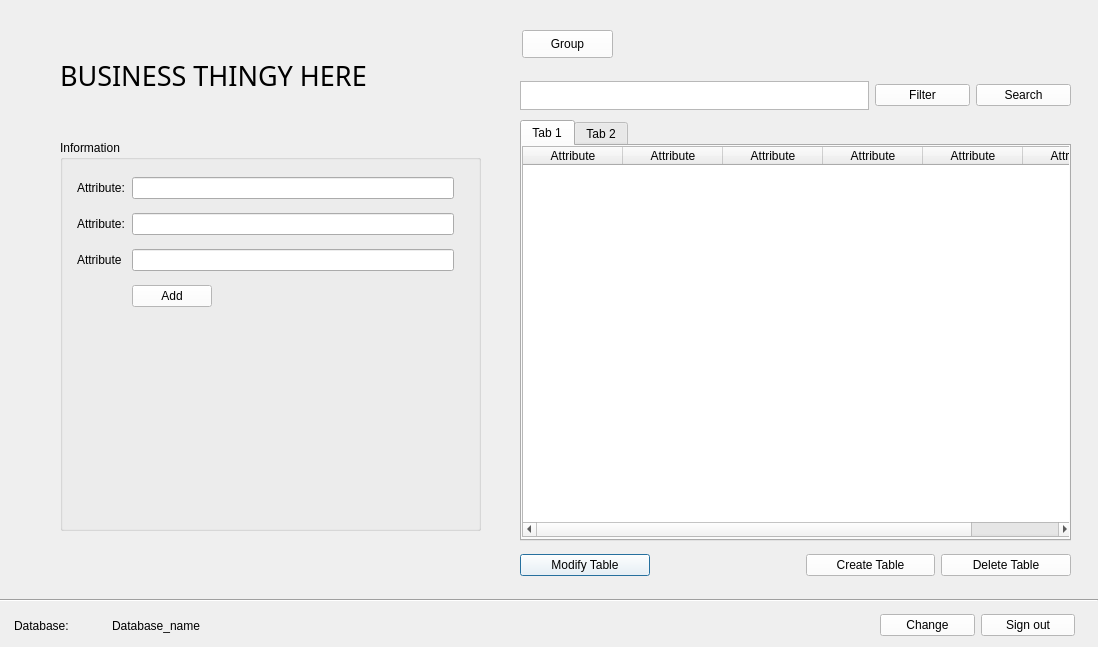
<?xml version="1.0" encoding="UTF-8"?>
<ui version="4.0">
 <class>Dialog</class>
 <widget class="QDialog" name="Dialog">
  <property name="geometry">
   <rect>
    <x>0</x>
    <y>0</y>
    <width>1098</width>
    <height>647</height>
   </rect>
  </property>
  <property name="sizePolicy">
   <sizepolicy hsizetype="Fixed" vsizetype="Fixed">
    <horstretch>0</horstretch>
    <verstretch>0</verstretch>
   </sizepolicy>
  </property>
  <property name="minimumSize">
   <size>
    <width>1098</width>
    <height>647</height>
   </size>
  </property>
  <property name="maximumSize">
   <size>
    <width>1098</width>
    <height>647</height>
   </size>
  </property>
  <property name="font">
   <font>
    <weight>50</weight>
    <italic>false</italic>
    <bold>false</bold>
    <underline>false</underline>
    <strikeout>false</strikeout>
   </font>
  </property>
  <property name="mouseTracking">
   <bool>true</bool>
  </property>
  <property name="windowTitle">
   <string>Business Title Database</string>
  </property>
  <property name="windowOpacity">
   <double>1.000000000000000</double>
  </property>
  <property name="sizeGripEnabled">
   <bool>false</bool>
  </property>
  <property name="modal">
   <bool>false</bool>
  </property>
  <widget class="QWidget" name="horizontalLayoutWidget">
   <property name="geometry">
    <rect>
     <x>520</x>
     <y>550</y>
     <width>551</width>
     <height>31</height>
    </rect>
   </property>
   <layout class="QHBoxLayout" name="Table">
    <item>
     <widget class="QPushButton" name="MModifyButton">
      <property name="styleSheet">
       <string notr="true">background-color: rgb(255, 255, 255)</string>
      </property>
      <property name="text">
       <string>Modify Table</string>
      </property>
     </widget>
    </item>
    <item>
     <spacer name="horizontalSpacer">
      <property name="orientation">
       <enum>Qt::Horizontal</enum>
      </property>
      <property name="sizeType">
       <enum>QSizePolicy::Fixed</enum>
      </property>
      <property name="sizeHint" stdset="0">
       <size>
        <width>150</width>
        <height>20</height>
       </size>
      </property>
     </spacer>
    </item>
    <item>
     <widget class="QPushButton" name="MCreateButton">
      <property name="styleSheet">
       <string notr="true">background-color: rgb(255, 255, 255)</string>
      </property>
      <property name="text">
       <string>Create Table</string>
      </property>
     </widget>
    </item>
    <item>
     <widget class="QPushButton" name="MDeleteButton">
      <property name="styleSheet">
       <string notr="true">background-color: rgb(255, 255, 255)</string>
      </property>
      <property name="text">
       <string>Delete Table</string>
      </property>
     </widget>
    </item>
   </layout>
  </widget>
  <widget class="Line" name="divider">
   <property name="geometry">
    <rect>
     <x>-3</x>
     <y>590</y>
     <width>1101</width>
     <height>21</height>
    </rect>
   </property>
   <property name="orientation">
    <enum>Qt::Horizontal</enum>
   </property>
  </widget>
  <widget class="QTabWidget" name="tabWidget">
   <property name="geometry">
    <rect>
     <x>520</x>
     <y>120</y>
     <width>551</width>
     <height>421</height>
    </rect>
   </property>
   <property name="currentIndex">
    <number>0</number>
   </property>
   <widget class="QWidget" name="tab_1">
    <property name="enabled">
     <bool>true</bool>
    </property>
    <attribute name="title">
     <string>Tab 1</string>
    </attribute>
    <widget class="QTableWidget" name="data">
     <property name="geometry">
      <rect>
       <x>0</x>
       <y>0</y>
       <width>551</width>
       <height>391</height>
      </rect>
     </property>
     <property name="font">
      <font>
       <italic>false</italic>
      </font>
     </property>
     <property name="styleSheet">
      <string notr="true"/>
     </property>
     <column>
      <property name="text">
       <string>Attribute</string>
      </property>
     </column>
     <column>
      <property name="text">
       <string>Attribute</string>
      </property>
     </column>
     <column>
      <property name="text">
       <string>Attribute</string>
      </property>
     </column>
     <column>
      <property name="text">
       <string>Attribute</string>
      </property>
     </column>
     <column>
      <property name="text">
       <string>Attribute</string>
      </property>
     </column>
     <column>
      <property name="text">
       <string>Attribute</string>
      </property>
     </column>
    </widget>
   </widget>
   <widget class="QWidget" name="tab_2">
    <attribute name="title">
     <string>Tab 2</string>
    </attribute>
   </widget>
  </widget>
  <widget class="QWidget" name="horizontalLayoutWidget_2">
   <property name="geometry">
    <rect>
     <x>14</x>
     <y>610</y>
     <width>491</width>
     <height>31</height>
    </rect>
   </property>
   <layout class="QHBoxLayout" name="DBcontainer" stretch="1,4">
    <property name="spacing">
     <number>0</number>
    </property>
    <property name="sizeConstraint">
     <enum>QLayout::SetNoConstraint</enum>
    </property>
    <item>
     <widget class="QLabel" name="title">
      <property name="styleSheet">
       <string notr="true">text-align: center;
font: 75 12pt &quot;MS Shell Dlg 2&quot;;
color: black;
</string>
      </property>
      <property name="text">
       <string>Database:</string>
      </property>
     </widget>
    </item>
    <item>
     <widget class="QLabel" name="database">
      <property name="styleSheet">
       <string notr="true">text-align: center;
font: 75 12pt &quot;MS Shell Dlg 2&quot;;
color: black;
</string>
      </property>
      <property name="text">
       <string>Database_name</string>
      </property>
     </widget>
    </item>
   </layout>
  </widget>
  <widget class="QWidget" name="horizontalLayoutWidget_3">
   <property name="geometry">
    <rect>
     <x>880</x>
     <y>610</y>
     <width>195</width>
     <height>31</height>
    </rect>
   </property>
   <layout class="QHBoxLayout" name="DBButtons">
    <item>
     <widget class="QPushButton" name="MChangeButton">
      <property name="styleSheet">
       <string notr="true">background-color: rgb(255, 255, 255)</string>
      </property>
      <property name="text">
       <string>Change</string>
      </property>
     </widget>
    </item>
    <item>
     <widget class="QPushButton" name="MSignOutButton">
      <property name="styleSheet">
       <string notr="true">background-color: rgb(255, 255, 255)</string>
      </property>
      <property name="text">
       <string>Sign out</string>
      </property>
     </widget>
    </item>
   </layout>
  </widget>
  <widget class="QGroupBox" name="InformationContainer">
   <property name="geometry">
    <rect>
     <x>60</x>
     <y>140</y>
     <width>421</width>
     <height>391</height>
    </rect>
   </property>
   <property name="title">
    <string>Information</string>
   </property>
   <widget class="QWidget" name="formLayoutWidget">
    <property name="geometry">
     <rect>
      <x>10</x>
      <y>30</y>
      <width>391</width>
      <height>351</height>
     </rect>
    </property>
    <layout class="QFormLayout" name="Form">
     <property name="fieldGrowthPolicy">
      <enum>QFormLayout::ExpandingFieldsGrow</enum>
     </property>
     <property name="rowWrapPolicy">
      <enum>QFormLayout::DontWrapRows</enum>
     </property>
     <property name="horizontalSpacing">
      <number>7</number>
     </property>
     <property name="verticalSpacing">
      <number>14</number>
     </property>
     <property name="leftMargin">
      <number>7</number>
     </property>
     <property name="topMargin">
      <number>7</number>
     </property>
     <property name="rightMargin">
      <number>7</number>
     </property>
     <property name="bottomMargin">
      <number>7</number>
     </property>
     <item row="0" column="0">
      <widget class="QLabel" name="Attribute_1">
       <property name="text">
        <string>Attribute:</string>
       </property>
      </widget>
     </item>
     <item row="0" column="1">
      <widget class="QLineEdit" name="AI_1"/>
     </item>
     <item row="1" column="0">
      <widget class="QLabel" name="Attribute_2">
       <property name="text">
        <string>Attribute:</string>
       </property>
      </widget>
     </item>
     <item row="1" column="1">
      <widget class="QLineEdit" name="AI_2"/>
     </item>
     <item row="2" column="0">
      <widget class="QLabel" name="Attribute_3">
       <property name="text">
        <string>Attribute</string>
       </property>
      </widget>
     </item>
     <item row="2" column="1">
      <widget class="QLineEdit" name="AI_3"/>
     </item>
     <item row="3" column="1">
      <widget class="QPushButton" name="MAddButton">
       <property name="styleSheet">
        <string notr="true">background-color: rgb(255, 255, 255)</string>
       </property>
       <property name="text">
        <string>Add</string>
       </property>
      </widget>
     </item>
    </layout>
   </widget>
  </widget>
  <widget class="QWidget" name="horizontalLayoutWidget_4">
   <property name="geometry">
    <rect>
     <x>520</x>
     <y>80</y>
     <width>551</width>
     <height>31</height>
    </rect>
   </property>
   <layout class="QHBoxLayout" name="SearchContainer">
    <item>
     <widget class="QTextEdit" name="textEdit">
      <property name="maximumSize">
       <size>
        <width>349</width>
        <height>29</height>
       </size>
      </property>
     </widget>
    </item>
    <item>
     <widget class="QPushButton" name="MFitlerButton">
      <property name="styleSheet">
       <string notr="true">background-color: rgb(255, 255, 255)</string>
      </property>
      <property name="text">
       <string>Filter</string>
      </property>
     </widget>
    </item>
    <item>
     <widget class="QPushButton" name="MSearchButton">
      <property name="styleSheet">
       <string notr="true">background-color: rgb(255, 255, 255)</string>
      </property>
      <property name="text">
       <string>Search</string>
      </property>
     </widget>
    </item>
   </layout>
  </widget>
  <widget class="QPushButton" name="MGroupButton">
   <property name="geometry">
    <rect>
     <x>522</x>
     <y>30</y>
     <width>91</width>
     <height>28</height>
    </rect>
   </property>
   <property name="styleSheet">
    <string notr="true">background-color: rgb(255, 255, 255)</string>
   </property>
   <property name="text">
    <string>Group</string>
   </property>
  </widget>
  <widget class="QLabel" name="Title">
   <property name="geometry">
    <rect>
     <x>60</x>
     <y>40</y>
     <width>341</width>
     <height>71</height>
    </rect>
   </property>
   <property name="font">
    <font>
     <family>Calibri Light</family>
     <pointsize>20</pointsize>
    </font>
   </property>
   <property name="text">
    <string>BUSINESS THINGY HERE</string>
   </property>
  </widget>
 </widget>
 <resources/>
 <connections/>
</ui>
